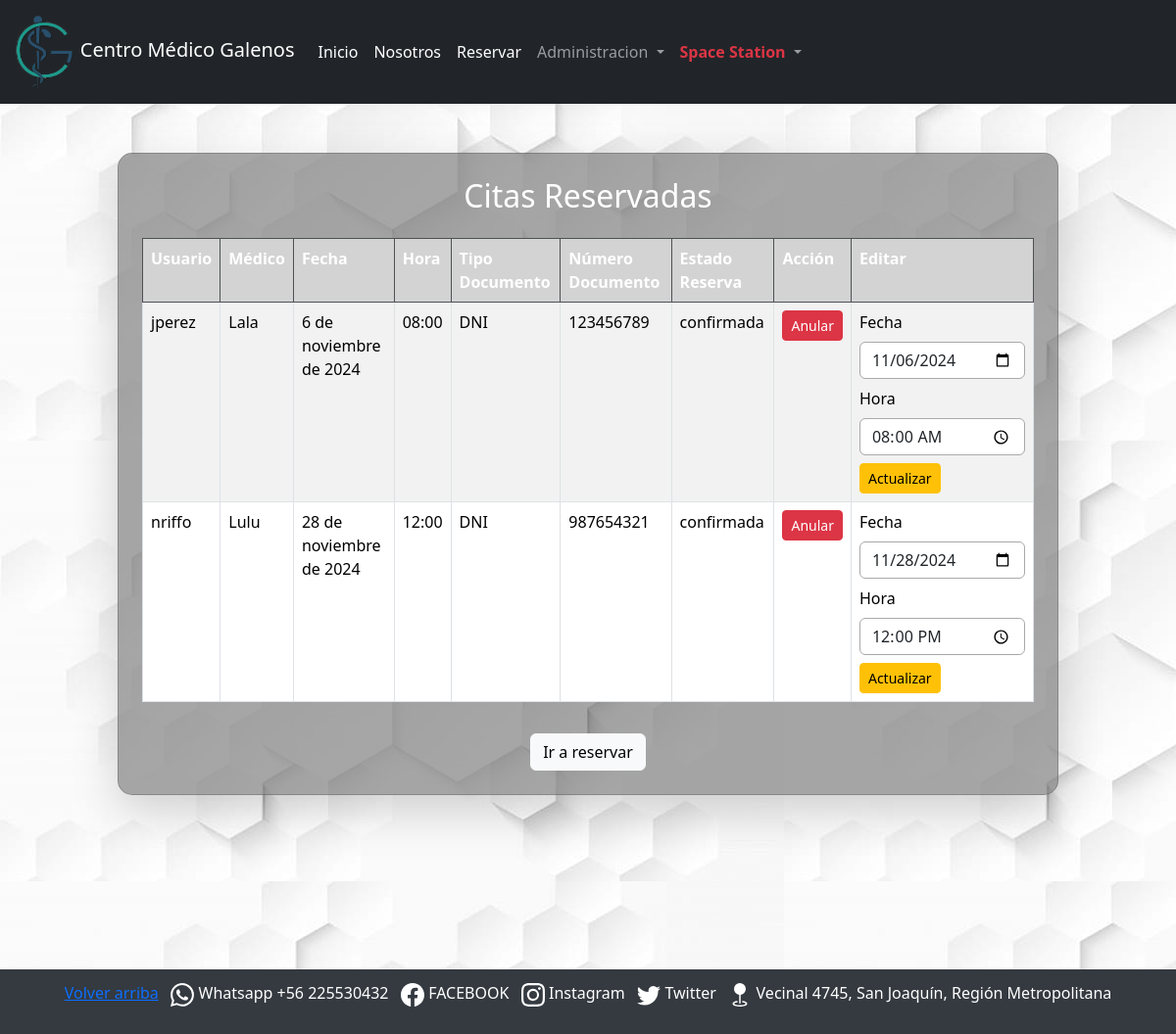
The app's page /reservas/ (signed in) with its own data.
### core/models.py (models this page shows, shortened)
class Cita(models.Model):
    TIPO_DOCUMENTO_CHOICES = [
        ('DNI', 'DNI'),
        ('PASAPORTE', 'Pasaporte'),
        ('CEDULA', 'Cédula de Identidad'),
    ]
    usuario = models.ForeignKey(User, on_delete=models.CASCADE)
    medico = models.CharField(max_length=100)
    fecha = models.DateField()
    hora = models.TimeField()
    tipo_documento = models.CharField(
        max_length=20,
        choices=TIPO_DOCUMENTO_CHOICES,
        verbose_name='Tipo de documento de identidad',
        default='DNI',
    )
    numero_documento = models.CharField(
        max_length=20,
        verbose_name='Número de documento',
        default='123456789'  # Valor predeterminado para numero_documento
    )
    estado = models.CharField(
        max_length=20,
        choices=[('pendiente', 'Pendiente'), ('confirmada', 'Confirmada')]
    )

### core/views.py (the view)
# urls.py: path('reservas/', views.ver_reservas, name='reservas'),
@login_required
def ver_reservas(request):
    if request.user.is_superuser or request.user.is_staff:
        citas = Cita.objects.all()  # Mostrar todas las citas si es superusuario o admin
    else:
        citas = Cita.objects.filter(usuario=request.user)
    if request.method == 'POST':
        form = EditarCitaForm(request.POST)
        if form.is_valid():
            cita_id = form.cleaned_data['cita_id']  # Añadimos un campo hidden para el ID de la cita
            cita = get_object_or_404(Cita, id=cita_id)
            cita.fecha = form.cleaned_data['fecha']
            cita.hora = form.cleaned_data['hora']
            cita.save()
            return redirect('ver_reservas')  # Redirige a la misma página después de guardar la cita editada
    else:
        form = EditarCitaForm()
    return render(request, 'core/ver_reservas.html', {'citas': citas, 'form': form})

### core/forms.py
class EditarCitaForm(forms.ModelForm):
    class Meta:
        model = Cita
        fields = ['fecha', 'hora']  # Los campos que quieres que se puedan editar
        widgets = {
            'fecha': forms.DateInput(attrs={'type': 'date', 'class': 'form-control'}),
            'hora': forms.TimeInput(attrs={'type': 'time', 'class': 'form-control'}),
        }

### core/context_processors.py (called while the page is built, shortened)
def obtener_datos_usuario(request):
    first_name = ''
    last_name = ''
    if request.user.is_authenticated:
        usuario = User.objects.get(pk=request.user.pk)
        first_name = usuario.first_name
        last_name = usuario.last_name
    return first_name, last_name

def get_and_clean_session_variable(request, name):
    value = ''
    if name in request.session:
        value = request.session.get(name)
        request.session[name] = ''
    return value

def obtener_mensajes(request):
    html_messages = ''
    tipo_mensajes = []
    lista_mensajes = list(messages.get_messages(request))
    html_form_errors = get_and_clean_session_variable(request, 'backend_html_form_errors')
    titulo = html_form_errors != '' or len(lista_mensajes) > 1
    mensajes = SafeString(html_messages + html_form_errors)
    tipo_mensaje = ''
    if html_form_errors != '' or 'error' in tipo_mensajes:
        tipo_mensaje = 'error'
    elif 'success' in tipo_mensajes:
        tipo_mensaje = 'success'
    elif 'info' in tipo_mensajes:
        tipo_mensaje = 'info'
    return mensajes, tipo_mensaje

def global_render(request):
    first_name, last_name = obtener_datos_usuario(request)
    mensajes, tipo_mensaje = obtener_mensajes(request)
    return {
        'first_name': first_name,
        'last_name': last_name,
        'backend_messages': mensajes,
        'backend_message_type': tipo_mensaje,
    }

### core/templates/core/ver_reservas.html (shortened to what this page needs)
{% extends 'core/base.html' %}
{% load static %}
{% block content %}
<div class="d-flex justify-content-center align-items-start vh-100" style="margin-top: 50px;">
  <div class="card p-4 shadow-lg" style="background-color: rgba(128, 128, 128, 0.7); border-radius: 15px; width: 80%;">
    <h2 class="text-center text-white mb-4">Citas Reservadas</h2>
    <table class="table table-bordered table-striped">
      <thead class="table-dark">
        <tr>
          <th>Usuario</th>
          <th>Médico</th>
          <th>Fecha</th>
          <th>Hora</th>
          <th>Tipo Documento</th>
          <th>Número Documento</th>
          <th>Estado Reserva</th>
          {% if user.is_staff %}
            <th>Acción</th>
            <th>Editar</th>
          {% endif %}
        </tr>
      </thead>
      <tbody>
        {% for cita in citas %}
          <tr>
            <td>{{ cita.usuario }}</td>
            <td>{{ cita.medico }}</td>
            <td>{{ cita.fecha }}</td>
            <td>{{ cita.hora }}</td>
            <td>{{ cita.tipo_documento }}</td>
            <td>{{ cita.numero_documento }}</td>
            <td>{{ cita.estado }}</td>
            {% if user.is_staff %}
              <td>
                <form method="POST" action="{% url 'anular_cita' cita.id %}" style="display:inline;">
                    <button
                        type="submit"
                        class="btn btn-danger btn-sm"
                        onclick="return confirm('¿Estás seguro de que deseas anular esta cita?');">
                        Anular
                    </button>
                </form>
              </td>
              <td>
                <form method="POST" action="{% url 'editar_cita' cita.id %}">
                    <div class="mb-2">
                        <label for="fecha{{ cita.id }}" class="form-label">Fecha</label>
                        <input type="date" name="fecha" id="fecha{{ cita.id }}" class="form-control" value="{{ cita.fecha|date:'Y-m-d' }}" required>
                    </div>
                    <div class="mb-2">
                        <label for="hora{{ cita.id }}" class="form-label">Hora</label>
                        <input type="time" name="hora" id="hora{{ cita.id }}" class="form-control" value="{{ cita.hora|time:'H:i' }}" required>
                    </div>
                    <button type="submit" class="btn btn-warning btn-sm">Actualizar</button>
                </form>
              </td>
            {% endif %}
          </tr>
        {% empty %}
          <tr>
            <td colspan="8" class="text-center">No hay citas reservadas</td>
          </tr>
        {% endfor %}
      </tbody>
    </table>
    <div class="text-center">
      <a href="{% url 'reservar_cita' %}" class="btn btn-light mt-3">Ir a reservar</a>
    </div>
  </div>
</div>
{% endblock %}
{% block script %}
<link rel="stylesheet" href="{% static 'core/css/nosotros.css' %}">
{% endblock script %}

### core/templates/core/base.html (shortened to what this page needs)
{% load static %}
<!DOCTYPE html>
<html lang="es">
<head>
    <link rel="stylesheet" href="https://cdnjs.cloudflare.com/ajax/libs/font-awesome/6.5.2/css/all.min.css"
 />
    <link type="text/css" rel="stylesheet" href="https://cdn.jsdelivr.net/npm/bootstrap@5.3.0/dist/css/bootstrap.min.css" />
    <link type="text/css" rel="stylesheet" href="https://cdn.datatables.net/1.13.4/css/dataTables.bootstrap5.min.css" />
    <link type="text/css" rel="stylesheet" href="https://cdnjs.cloudflare.com/ajax/libs/animate.css/4.1.1/animate.min.css" />
    <link type="text/css" rel="stylesheet" href="{% static 'core/css/style.css' %}">
    <link type="text/css" rel="stylesheet" href="{% static 'core/css/page-layout.css' %}">
    <link rel="stylesheet" href="{% static 'core/css/base.css' %}">
    <link
      href="https://cdn.jsdelivr.net/npm/bootstrap@5.3.3/dist/css/bootstrap.min.css"
      rel="stylesheet"
/>
</head>
<body class="main-body">
  <header id="header">
    <nav class="navbar navbar-expand-lg navbar-dark bg-dark">
      <div class="container-fluid">
        <a class="navbar-brand" href="{% url 'inicio' %}">
            <img class="logo" src="{% static 'core/img/galenos.png' %}" style="height: 80px" alt="" /> Centro Médico Galenos
          </a>
        <div class="collapse navbar-collapse" id="navbarSupportedContent">
          <ul class="navbar-nav me-auto mb-2 mb-lg-0">
            <li class="nav-item">
              <a class="nav-link active" aria-current="page" href="{% url 'inicio' %}"> Inicio </a>
            </li>
            <li class="nav-item">
              <a class="nav-link active" aria-current="page" href="{% url 'nosotros' %}"> Nosotros </a>
            </li>
            <li class="nav-item">
              <a class="nav-link active" aria-current="page" href="{% url 'reservar_cita' %}"> Reservar </a>
            </li>
            {% if user.is_authenticated and user.is_staff and user.is_active or user.is_authenticated and user.is_superuser and user.is_active %}
              <li class="nav-item dropdown">
                <a class="nav-link dropdown-toggle" href="#" role="button" data-bs-toggle="dropdown"
                    aria-expanded="false">
                  Administracion
                </a>
              </li>
            {% endif %}
            {% if user.is_authenticated %}
              <li class="nav-item dropdown">
                <a class="nav-link dropdown-toggle" href="#" role="button" data-bs-toggle="dropdown"
                    aria-expanded="false" href="{% url 'ingresar' %}">
                  {% if user.is_superuser %}
                    <span class="text-danger fw-bold">
                  {% elif user.is_staff %}
                    <span class="text-success fw-bold">
                  {% else %}
                    <span>
                  {% endif %}
                    {{ first_name }} {{ last_name }}
                  </span>
                </a>
                  {% endif %}
              </li>
          </ul>
        </div>
      </div>
    </nav>
  <div class="content m-0 pagelayout-2">
    {% block content %}
    {% endblock content %}
  </div>
  <footer>
    <div>
      <p>
        <a href="#">Volver arriba</a>
        Whatsapp +56 225530432
        &nbsp;
        FACEBOOK
        &nbsp;
        Instagram
        &nbsp;
        Twitter
        &nbsp;
        Vecinal 4745, San Joaquín, Región Metropolitana
      </p>
    </div>
  </footer>
    {% block script %}
    {% endblock script %}
</body>
</html>

### core/static/core/css/style.css (style rules this page uses)
th { vertical-align: top; background-color: lightgray !important; }
input, textarea, select { border-color: darkgray !important; }
body { position: relative; padding-bottom: 100px; }

### core/static/core/css/base.css (style rules this page uses)
footer { width: 100%; background-color: #343a40; color: white; text-align: center; padding: 1%; position: fixed; bottom: 0; left: 0; }
footer svg { width: 1.5em; height: 1.5em; vertical-align: middle; margin: 0 0px; }
.content { margin-bottom: 10px; }

### core/static/core/css/nosotros.css (style rules this page uses)
body { background-image: url('/static/core/img/nosotros.jpg'); }

### records on screen
Cita: usuario "jperez", medico "Lala", fecha "6 de noviembre de 2024", hora "08:00", tipo_documento "DNI", numero_documento "123456789", estado "confirmada", fecha "11/06/2024"
Cita: usuario "nriffo", medico "Lulu", fecha "28 de noviembre de 2024", hora "12:00", tipo_documento "DNI", numero_documento "987654321", estado "confirmada", fecha "11/28/2024"

### other values on screen
{{ first_name }} "Space"
{{ last_name }} "Station"
